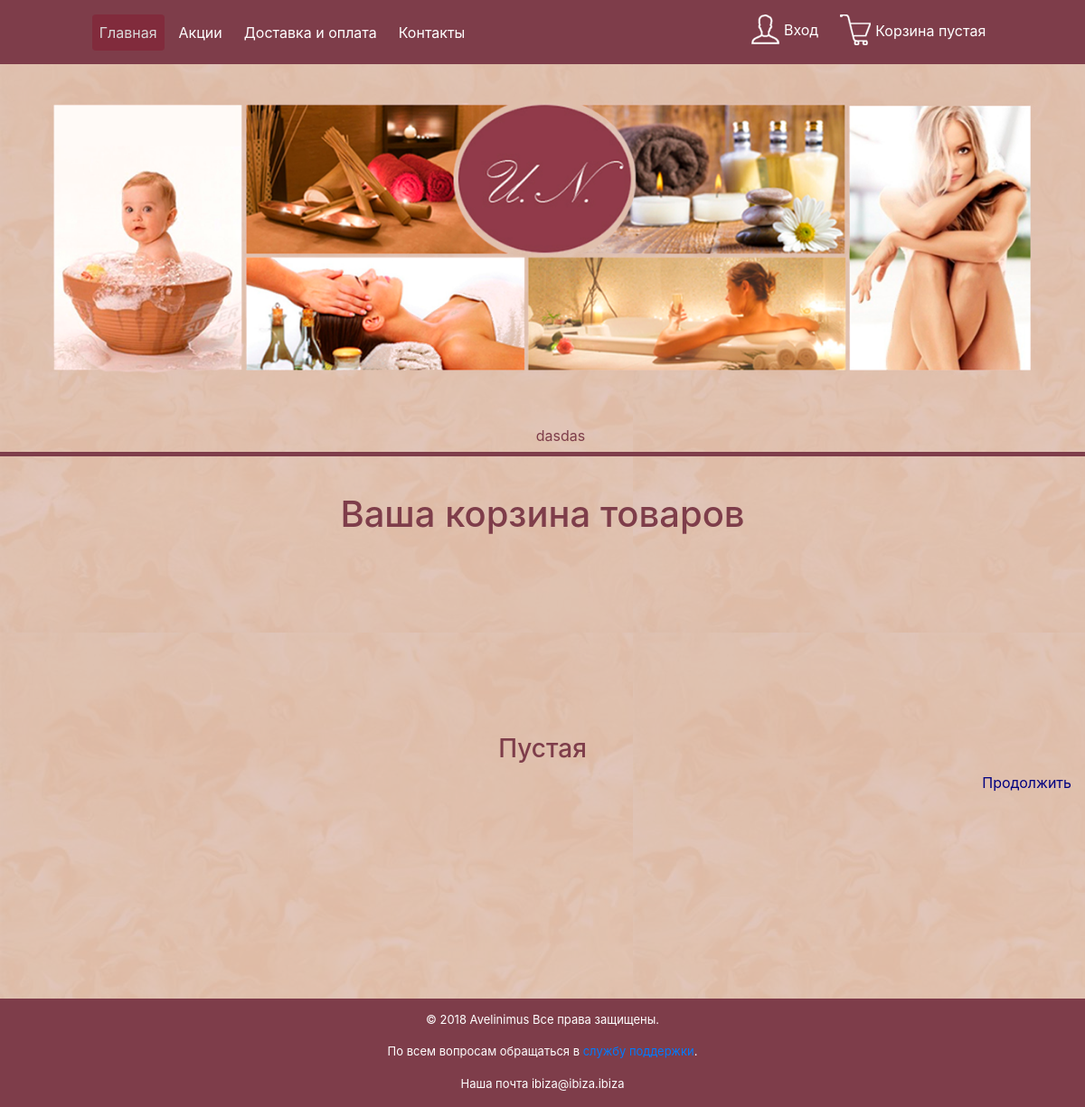
/ru/cart_detail/, run on an earlier commit of the app's database.
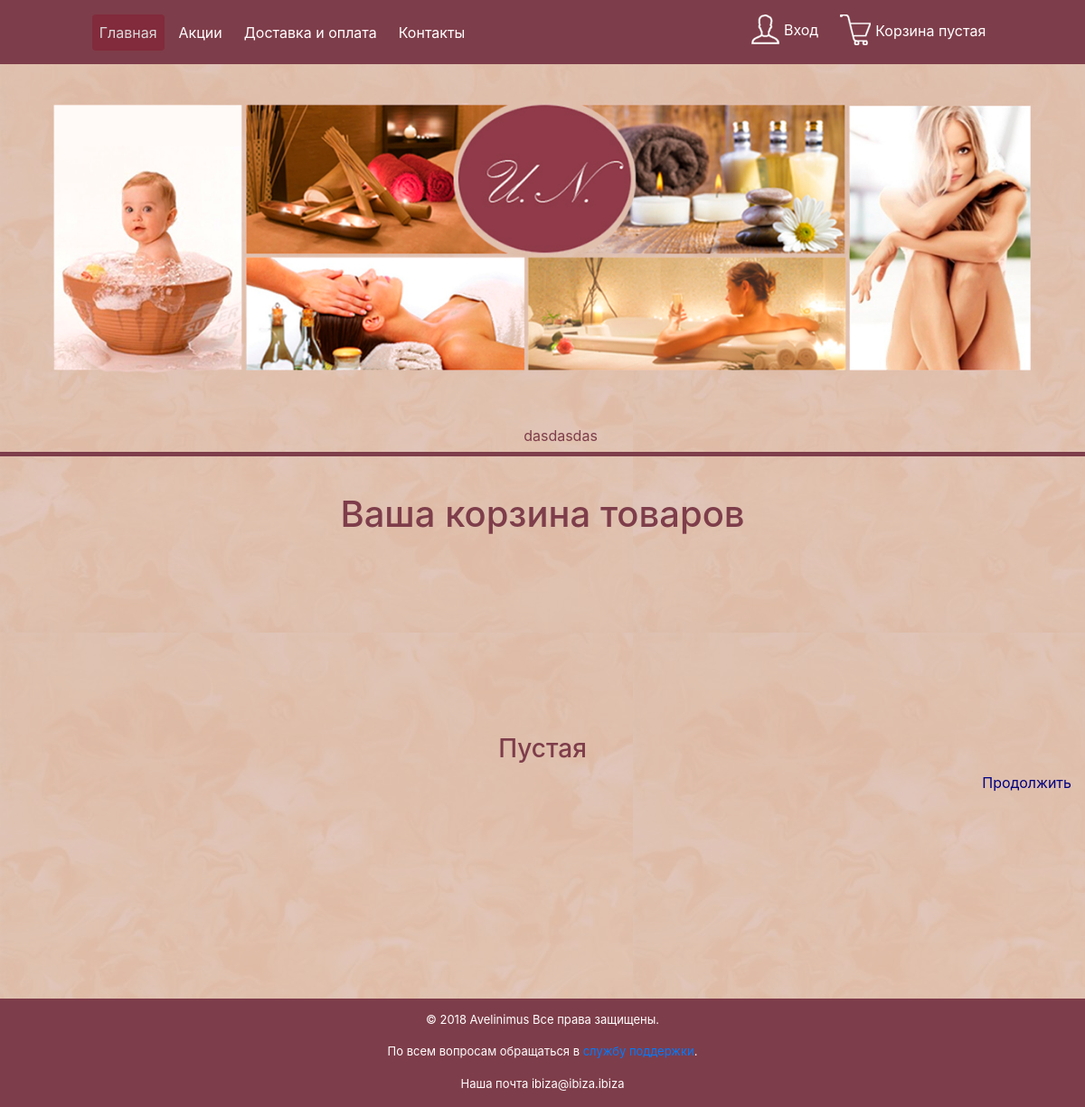
And on a later commit of the database.
### ru/models.py (models this page shows, shortened)
class Category(models.Model):
    class Meta:
        ordering = ['name']
        verbose_name = 'Категория'
        verbose_name_plural = 'Категории'
    name = models.CharField(max_length=100, db_index=True, verbose_name="Категория")
    slug = models.SlugField(max_length=200, db_index=True,
                            unique=True, help_text='Нужно использовать для создания "хороших" URL-ов')
    available = models.BooleanField(default=True, verbose_name="Отображать")
    def get_absolute_url(self):
        return reverse('ru:category_detail', args={self.slug})

### ru/views.py (the view)
def cart_detail(request):
    category_list = Category.objects.all()
    products_list = Products.objects.all()
    cart = Cart(request)
    for item in cart:
        item['update_quantity_form'] = CartAddProductForm(initial={
            'quantity': item['quantity'],
            'update': True
        })
    return render(request, 'ru/cart_detail.html', {
        'category_list': category_list,
        'products_list': products_list,
        'cart': cart
    })

### ru/cart.py (called while the page is built, shortened)
    def __iter__(self):
        product_ids = self.cart.keys()
        products = Products.objects.filter(id__in=product_ids)
        for product in products:
            self.cart[str(product.id)]['product'] = product

    def __len__(self):
        return sum(item['quantity'] for item in self.cart.values())

    def get_total_price(self):
        return sum(Decimal(item['price']) * item['quantity'] for item in self.cart.values())

    def get_total_discount(self):
        return sum(Decimal(item['price']) * item['quantity'] * Decimal(item['discount'])/100 for item in self.cart.values())

    def get_total_price_with_discount(self):
        return self.get_total_price() - self.get_total_discount()

### ru/context_processors.py (called while the page is built)
def cart(request):
    return {'cart': Cart(request)}

### templates/ru/cart_detail.html (shortened to what this page needs)
{% extends "ru/base.html" %}
    {% load static %}
{% block content %}
        <div class="col-12">
        <h1 style="color: #7e3d4a">Ваша корзина товаров</h1>
        </div>
        <div class="col-12">
            {% if not cart.get_total_price_with_discount == 0 %}
                <p>Общая цена всех товаров : {{ cart.get_total_price_with_discount}} грн.</p>
            {% else %}
                <h3 style="text-align: center;color:#7e3d4a;">Пустая</h3>
            {% endif %}
            <p style="text-align: right"><a href="{% url "ru:category_list"%}" style="color: navy">Продолжить </a></p>
        </div>
{% endblock %}

### templates/ru/base.html (shortened to what the changed rows need)
<!DOCTYPE html>
<html lang="en">
<head>
    {% load static %}
    {% load account %}
    <link rel="stylesheet" href = "{% static 'css/styles.css' %}">
    <link rel="stylesheet" href = "{% static 'css/bootstrap_menu.css' %}">
    <link rel="stylesheet" href="https://maxcdn.bootstrapcdn.com/bootstrap/4.0.0/css/bootstrap.min.css">
</head>
<body>
<div class='container-fluid container-fluid-reformat'>
    <div class="row block_02">
        <div class="col-12 categories" style="padding-top: 15px;">
            <ul>
                {% for category in category_list %}
                    {% if category.available %}
                        {% if category.rel_category.count %}
                            <li>
                                <a href="{{ category.get_absolute_url }}">{{ category.name }}</a>
                            </li>
                        {% endif %}
                    {% endif %}
                {% endfor %}
            </ul>
        </div>
    </div>
    <div class="row block_03" style="padding-top: 40px">
        {% block content %}
        {% endblock %}
    </div>
</body>
</html>

What changed in the data, as far as the page shows it:
changed Category: name "dasdas" → "dasdasdas"
